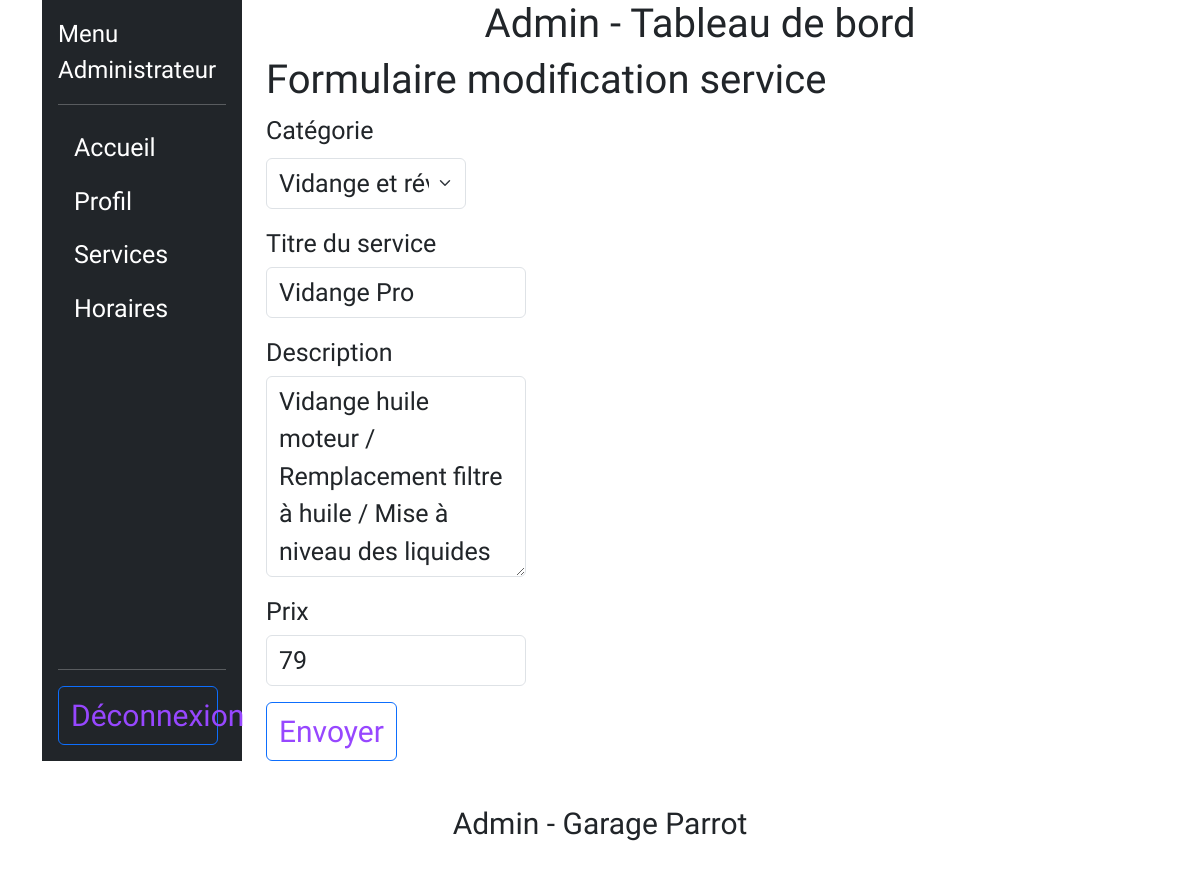
Page /admin/ajout_service.php?id=2 (signed in) on the committed database.
### tables this page shows
CREATE TABLE `services` (
    id INT PRIMARY KEY NOT NULL AUTO_INCREMENT,
    category VARCHAR(255) NOT NULL,
    title VARCHAR(255) NOT NULL,
    description TEXT NOT NULL,
    price INT NOT NULL,
    id_users INT REFERENCES users(id)
);

### library/service.php (called while the page is built, shortened)
<?php
function getServiceById(PDO $pdo, int $id) {
    $query = $pdo->prepare("SELECT * FROM services WHERE id = :id");
    $query->bindParam(':id', $id, PDO::PARAM_INT);
    $query->execute();
    return $query->fetch();
}

### library/config.php (called while the page is built, shortened)
<?php
    $cats = [
        'cat1' => 'Vidange et révision',
        'cat2' => 'Entretien et réparation',
    ];

### admin/ajout_service.php (the view, shortened to what this page needs)
<?php
    require_once('../library/config.php');
    require_once('templates/header.php');
    require_once('../library/pdo.php');
    require_once('../library/service.php');
    $service = [
        'category' => '',
        'title' => '',
        'description' => '',
        'price' => '',
    ];
    if (isset($_GET['id'])) {
        $service = getServiceById($pdo, $_GET['id']);
        $pageTitle = "Formulaire modification service";
    } else {
        $pageTitle = "Formulaire ajout service";
    }
?>
<h1><?= $pageTitle; ?></h1>
<?php if ($service !== false) { ?>
<form method="POST" enctype="multipart/form-data" class="form_service">
    <div class="mb-3">
        <label for="category" class="form-label">Catégorie</label>
        <select name="category" id="category" class="form-select list-cat">
            <?php foreach ($cats as $cat) { ?>
                <option value="<?=$cat; ?>"><?=$cat; ?></option>
            <?php } ?>
        </select>
    </div>
    <div class="mb-3">
        <label for="title">Titre du service</label>
        <input type="text" name="title" id="title" class="form-control form-text" value="<?= $service['title']; ?>">
    </div>
    <div class="mb-3">
        <label for="description">Description</label>
        <textarea name="description" id="description" cols="30" rows="5" class="form-control form-text" value="<?= $service['description']; ?>"><?= $service['description']; ?></textarea>
    </div>
    <div class="mb-3">
        <label for="price">Prix</label>
        <input name="price" id="price" cols="30" rows="5" class="form-control form-text" value="<?= $service['price']; ?>">
    </div>
    <input type="submit" value="Envoyer" name="saveService" class="btn btn-outline-primary me-2">
</form>
<?php }?>
<?php
    require_once('templates/footer.php')
?>

### assets/css/style.css (style rules this page uses)
body { font-family: 'Cookie', cursive; font-size: 20px; }
header, footer, .btn, .lead, .mark-model-car, legend, .p-occas-detail { font-size: 30px; }
.menu-admin, .formUser, .link_comment, .horaires, .comment, .form_comment, .form-text, .text-services, .form_service, .form-occasion, .list-cat, .list-cars, .list-days, .list-hours, .list-note, .form-contact { font-size: 25px; }
.form-control { width: 30%; }
.form-select { width: 15%; }
.list-cat { width: 200px; }

### rows in the picture
services: title "Vidange Pro", description "Vidange huile moteur / Remplacement filtre à huile / Mise à niveau des liquides", price "79"

### other values in the picture
$value "Accueil"
$value "Profil"
$value "Services"
$value "Horaires"
$pageTitle "Formulaire modification service"
form field category "Vidange et révision"
